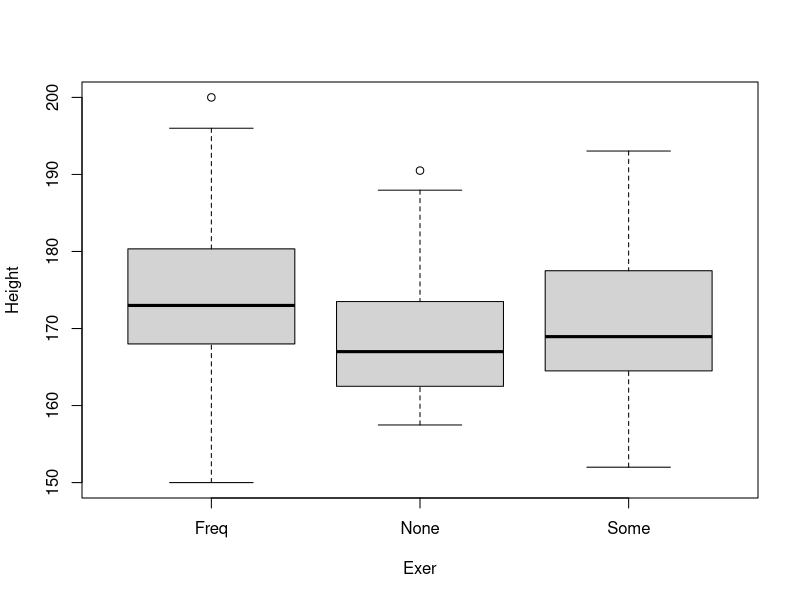
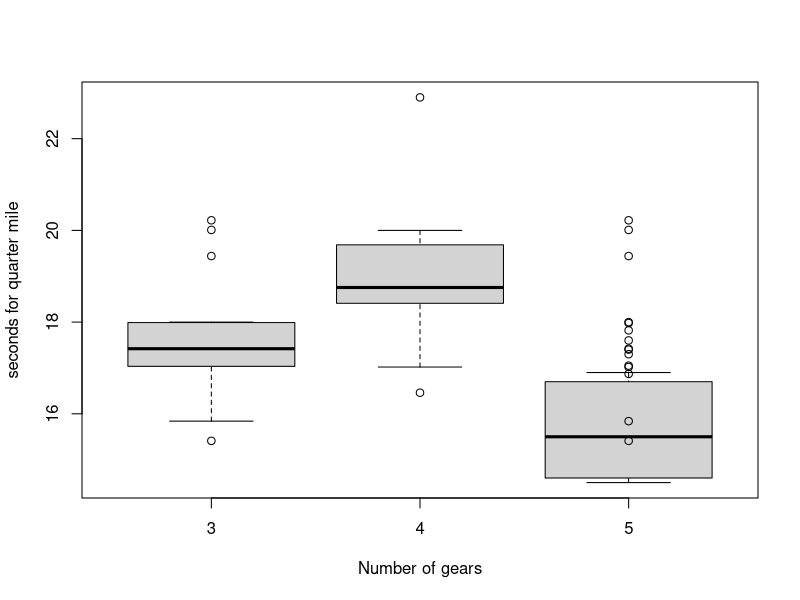
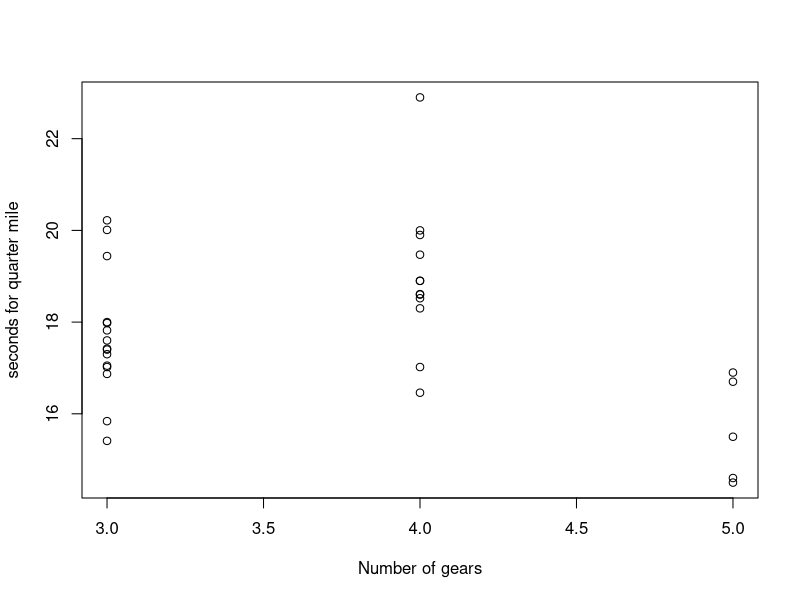

Generate these figures, in order, with R: (Note: this script raises an error after producing the figures.)
library("MASS")
head(survey)

#a
table(survey$Exer)
plot(Height~Exer,data=survey)

#b
survfit4<-lm(Height~Exer,data=survey)
#The default reference level of the predictor is the FREQ level.
summary(survfit4)
#This provide the estimates of Betas for the categorical variable's levels.

#c
#It appears that frequency impacts somehow the height. the less Exercices 
#someone does the shorter it will be. Also, the overal significance of the 
#predictor is supported by the global F-stat and it's P-value.

#d
one.of.each<-factor(levels(survey$Exer))
predict(survfit4,
        data.frame(Exer = one.of.each),
        interval = "prediction",
        level = 0.95)

#e
summary(aov(Height~Exer,data=survey))
#Using an ANOVA table I get the same F-stat and the same p-value. as expected

#f ------------- REVIEW
rel.Exer<-relevel(one.of.each,ref="None")
summary(aov(Height~Exer,data=survey))
#No diference in the output as the global test does not depend on the baseline 
#value of the response. 

#g
names(mtcars)
table(mtcars$gear)

boxplot(qsec~gear,data=mtcars,ylab="seconds for quarter mile",
        xlab="Number of gears")
points(qsec~gear,data=mtcars)

summary(lm(qsec~gear,data=mtcars))
# the model summary states that we don't have enought statistical evidence to 
#confirm an interference in the qsec variable caused by the number of gears 
# in a linear model. It also states that we expect a decrease in the qsec per 
#aditionar gear number.

#h
fac.gear<-factor(mtcars$gear)
car.fit2<-lm(mtcars$qsec~fac.gear)
summary(car.fit2)
#Now, I see that there is a relevance. Having 4 gears increase the speed, while 
#having 5 decrease the speed.
plot(mtcars$qsec ~ mtcars$gear,
     ylab = "seconds for quarter mile",
     xlab = "Number of gears")
abline(car.fit)

#i
#Considering the categorical values as continual values, we have a negative 
#relation overall. But this is not accurate as the points do not follow the LM.
#with a multilevel analisys, we can get closer to the accurate values.